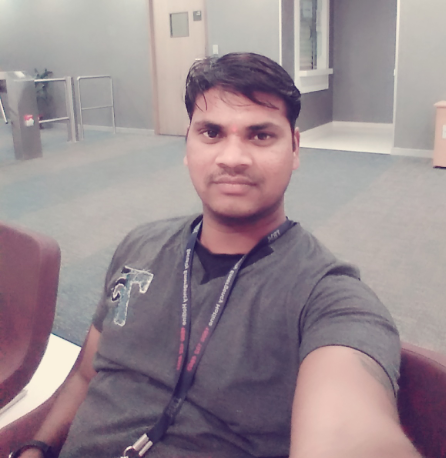
#> input picture neo.jpg, 446 x 458 px, found by its file name
$ python Open_CV_Face.py
#> lines starting #> are read from the running program, lines starting #| are printed output that depends on the picture; after the words box and inside, x2 and y2 are one past the last pixel; in counts of white or black regions, pixels touching at a corner belong together
import cv2
face_cascade = cv2.CascadeClassifier("C:\\Users\\Veeru\\PycharmProjects\\Neo_Python\\venv\\Lib\\site-packages\\cv2"
                                     "\\data\\haarcascade_frontalface_default.xml")
img=cv2.imread("C:\\Users\\Veeru\\PycharmProjects\\Neo_Python\\neo.jpg",1)
#> img is the input picture: shape (458, 446, 3); mean B, G, R 144, 138.1, 152.7
gray_img= cv2.cvtColor(img,cv2.COLOR_BGR2GRAY)
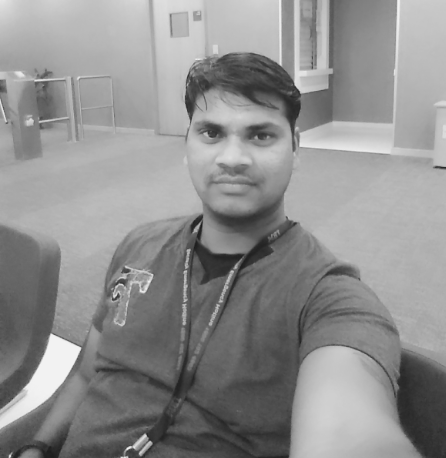
#> gray_img: shape (458, 446); min 29, max 243, mean 143.2
faces = face_cascade.detectMultiScale( gray_img , scaleFactor = 1.05 , minNeighbors = 5 )
#> faces = [[165, 80, 141, 141]]
print(type(faces))
#| <class 'numpy.ndarray'>
print(faces)
#| [[165  80 141 141]]
for x,y,w,h in faces :
    img=cv2.rectangle(img,(x,y),(x+w,y+h),(0,255,0),3)
#> this loop made 1 pass
#> pass 1, `img=cv2.rectangle(img,(x,y),(x+w,y+h),(0,255,0),3)`:
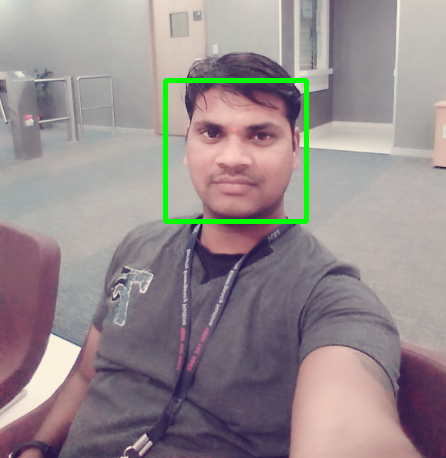
#> img: shape (458, 446, 3); 1.37% of pixels changed, all inside (x1, y1, x2, y2) = (163, 78, 309, 224)
cv2.imshow("Legend",img)
cv2.waitKey(0)
cv2.destroyAllWindows()
